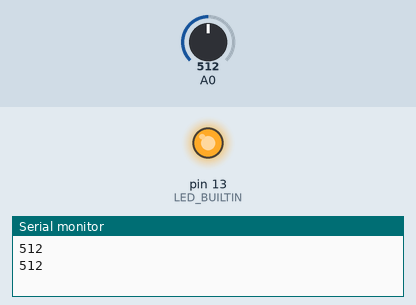
This sketch was run on a simulated Arduino Uno, built with avr-gcc and run on an emulated ATmega328P. Parts: output pins drawn as LEDs (lit = HIGH), the last lines printed to the serial monitor. Inputs (shaded band) come from the test bench; at power-on: A0 = 512.

Above: at 2.8 s.
2.9 s: A0 set to 105
8.9 s: A0 set to 93
At 11.1 s:
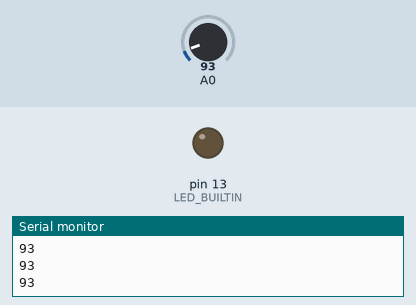
11.6 s: A0 set to 110
At 12.6 s:
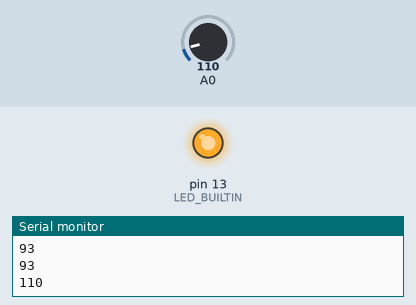
17.1 s: A0 set to 90
At 18.4 s:
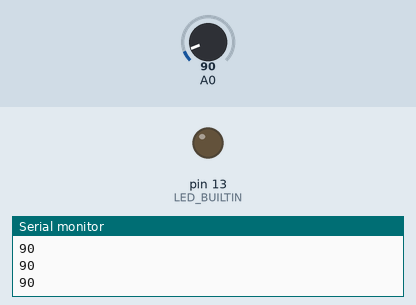
Timing chart, 0 to 20.1 s (numbered marks = the images above; inputs shaded):
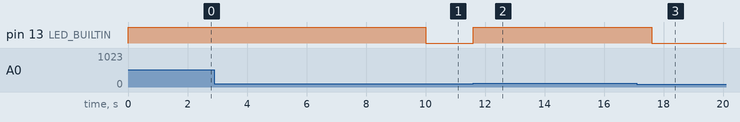

Measured:
- the behaviour switches between 101 and 100 on A0 (found by bisection; images 0 and 1)
- after the input at 8.9 s, pin 13 (LED_BUILTIN): HIGH → LOW after 1.1 s
- after the input at 11.6 s, pin 13 (LED_BUILTIN): LOW → HIGH at once
- after the input at 17.1 s, pin 13 (LED_BUILTIN): HIGH → LOW after 0.51 s

The sketch:

task1_1_5.ino
```cpp
//EE25B089 M Nharen

void setup()
{
    pinMode(A0,INPUT);
    pinMode(LED_BUILTIN,OUTPUT);
    Serial.begin(9600);
}

void loop()
{
    int sound_volume = analogRead(A0);
    Serial.println(sound_volume);
    if (sound_volume>100)
    {
        digitalWrite(LED_BUILTIN,HIGH);
        delay(2000);
        digitalWrite(LED_BUILTIN,LOW);
    }
    else
    {
        delay(50);
    }
}
```
